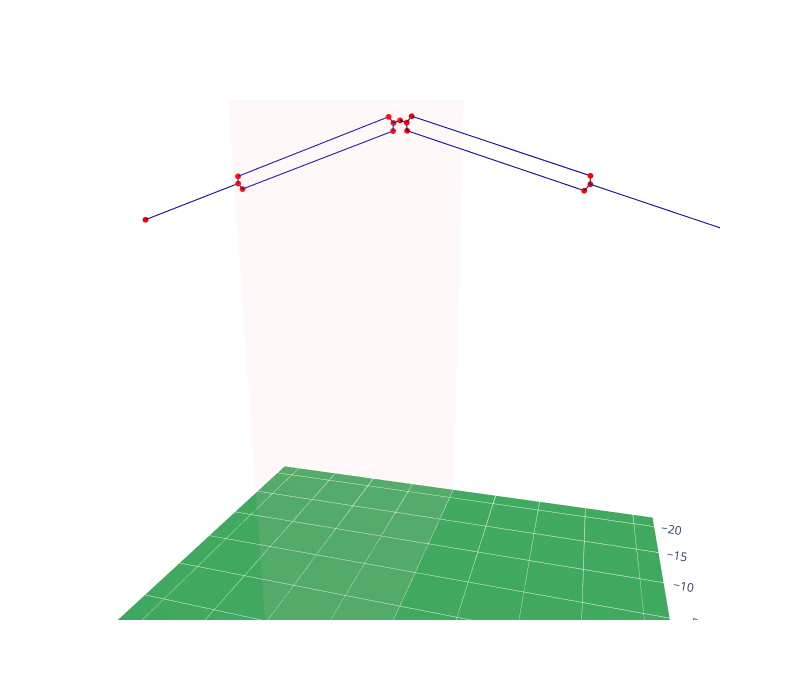

Write notebook code for a chart like this one.
### Code cell
from pymoo.termination import get_termination
from pymoo.optimize import minimize
from pymoo.core.mixed import MixedVariableGA
from pymoo.core.variable import Real, Integer, Choice, Binary


AWG14RADIUS = 1.628/1000/2              # 1.628mm dia
SEGS_PER_M = 10/20.0                    # NEC segments: around 10 for the half-element

class MinWireCageVeeProblem(DipoleConstrainedSingleOptMixedProblem):

    # 'x' is a dictionary containing our parameters 'length','angle','cage_frac','par_wires' 
    def _make_design(self, x):
        half_el = make_linear_element((0,0,0),(0,0.5,0))
        half_el.extend( make_cage_element(0.5, x['length']*x['cage_frac']+0.5, .2, .5, x['par_wires']) )
        half_el.extend( make_linear_element((0,x['length']*x['cage_frac']+0.5,0),(0,x['length'],0)) )
        half_el = rot_x(half_el, np.deg2rad(x['angle']))
        half_el = translate(half_el, (0,0,self.z))
        return half_el

    # Objective to minimize: total wire length
    # Sum total wire length for each design, return as column vector
    def _compute_objective(self, X, designs, zs, vswr_curves, max_vswr):
        return np.array([ total_wire_len(design) for design in designs ])[:,None]
        
    # Constraint: max VSWR must be < 2.0 across freq range
    #  (constraint val must be < 0)
    def _compute_constraints(self, X, designs, zs, vswr_curves, max_vswr):
        return (max_vswr - 2.0)


variables = dict()
variables['length'] = Real(bounds=(20.0, 26.0))
variables['angle'] = Real(bounds=(-45.0, 0.0))
variables['cage_frac'] = Real(bounds=(0.1, 1.0))
variables['par_wires'] = Integer(bounds=(2, 10))

mwcvproblem = MinWireCageVeeProblem(variables=variables, n_ieq_constr=1, f_min=3.5, f_max=3.7, z=40,
                                segs_per_m=SEGS_PER_M, radius=AWG14RADIUS)
termination = get_termination("n_gen", 50)
algorithm = MixedVariableGA(pop_size=200, n_offsprings=100)

res = minimize(mwcvproblem, algorithm, termination, save_history=False, verbose=True)

print(f"Optimum length {res.X['length']:.1f}m, angle {res.X['angle']:.1f}deg, cage fraction {res.X['cage_frac']:.2f}, # wires {res.X['par_wires']}, wire length {res.F[0]:.2f}")
vswr_curve = res.pop.get('VSWR')[0]
plot_vswr_2([zip(mwcvproblem.freqs, vswr_curve)], tags=['80m Cage Vee'])

design = mwcvproblem._make_design(res.X)
wire_ant_visualize(design,(-22,22),(-22,22),(0,45))

### Figure 1 — Plotly figure (JSON) as saved in the notebook; plotly's stock layout.template omitted (floating-point values rounded to 4 significant figures)
{"data": [{"cmax": 1, "cmin": 0, "colorscale": [[0, "rgb(247,252,245)"], [0.125, "rgb(229,245,224)"], [0.25, "rgb(199,233,192)"], [0.375, "rgb(161,217,155)"], [0.5, "rgb(116,196,118)"], [0.625, "rgb(65,171,93)"], [0.75, "rgb(35,139,69)"], [0.875, "rgb(0,109,44)"], [1, "rgb(0,68,27)"]], "showscale": false, "surfacecolor": [[0.69, 0.69], [0.69, 0.69]], "type": "surface", "x": [-22, 22], "y": [-22, 22], "z": [[0, 0], [0, 0]]}, {"color": "lightpink", "hoverinfo": "skip", "i": [0, 0], "j": [1, 2], "k": [2, 3], "opacity": 0.1, "type": "mesh3d", "x": [-22, -22, 22, 22], "y": [0, 0, 0, 0], "z": [0, 45, 45, 0]}, {"line": {"color": "darkblue", "width": 2}, "marker": {"color": "red", "size": 2}, "name": "", "showlegend": false, "type": "scatter3d", "x": [0, 0], "y": [0, 0.4743], "z": [40, 39.84]}, {"line": {"color": "darkblue", "width": 2}, "marker": {"color": "red", "size": 2}, "name": "", "showlegend": false, "type": "scatter3d", "x": [0, 0, 0, 0], "y": [0.4743, 0.8222, 12.84, 12.87], "z": [39.84, 40.25, 36.25, 35.71]}, {"line": {"color": "darkblue", "width": 2}, "marker": {"color": "red", "size": 2}, "name": "", "showlegend": false, "type": "scatter3d", "x": [0, 6.123e-17, 6.123e-17, 0], "y": [0.4743, 0.5058, 12.52, 12.87], "z": [39.84, 39.3, 35.3, 35.71]}, {"line": {"color": "darkblue", "width": 2}, "marker": {"color": "red", "size": 2}, "name": "", "showlegend": false, "type": "scatter3d", "x": [0, 0], "y": [12.87, 21.58], "z": [35.71, 32.8]}, {"line": {"color": "darkblue", "width": 2}, "marker": {"color": "red", "size": 2}, "name": "", "showlegend": false, "type": "scatter3d", "x": [0, 0], "y": [0, -0.4743], "z": [40, 39.84]}, {"line": {"color": "darkblue", "width": 2}, "marker": {"color": "red", "size": 2}, "name": "", "showlegend": false, "type": "scatter3d", "x": [0, 0, 0, 0], "y": [-0.4743, -0.8222, -12.84, -12.87], "z": [39.84, 40.25, 36.25, 35.71]}, {"line": {"color": "darkblue", "width": 2}, "marker": {"color": "red", "size": 2}, "name": "", "showlegend": false, "type": "scatter3d", "x": [0, -6.123e-17, -6.123e-17, 0], "y": [-0.4743, -0.5058, -12.52, -12.87], "z": [39.84, 39.3, 35.3, 35.71]}, {"line": {"color": "darkblue", "width": 2}, "marker": {"color": "red", "size": 2}, "name": "", "showlegend": false, "type": "scatter3d", "x": [0, 0], "y": [-12.87, -21.58], "z": [35.71, 32.8]}], "layout": {"autosize": false, "height": 700, "scene": {"aspectmode": "manual", "aspectratio": {"x": 1, "y": 1, "z": 1}, "camera": {"eye": {"x": 1, "y": 0.3, "z": 0.3}, "up": {"x": 0, "y": 0, "z": 1}}, "xaxis": {"range": [-22, 22], "showbackground": false}, "yaxis": {"range": [-22, 22], "showbackground": false}, "zaxis": {"range": [0, 45], "showbackground": false}}, "width": 800}}
